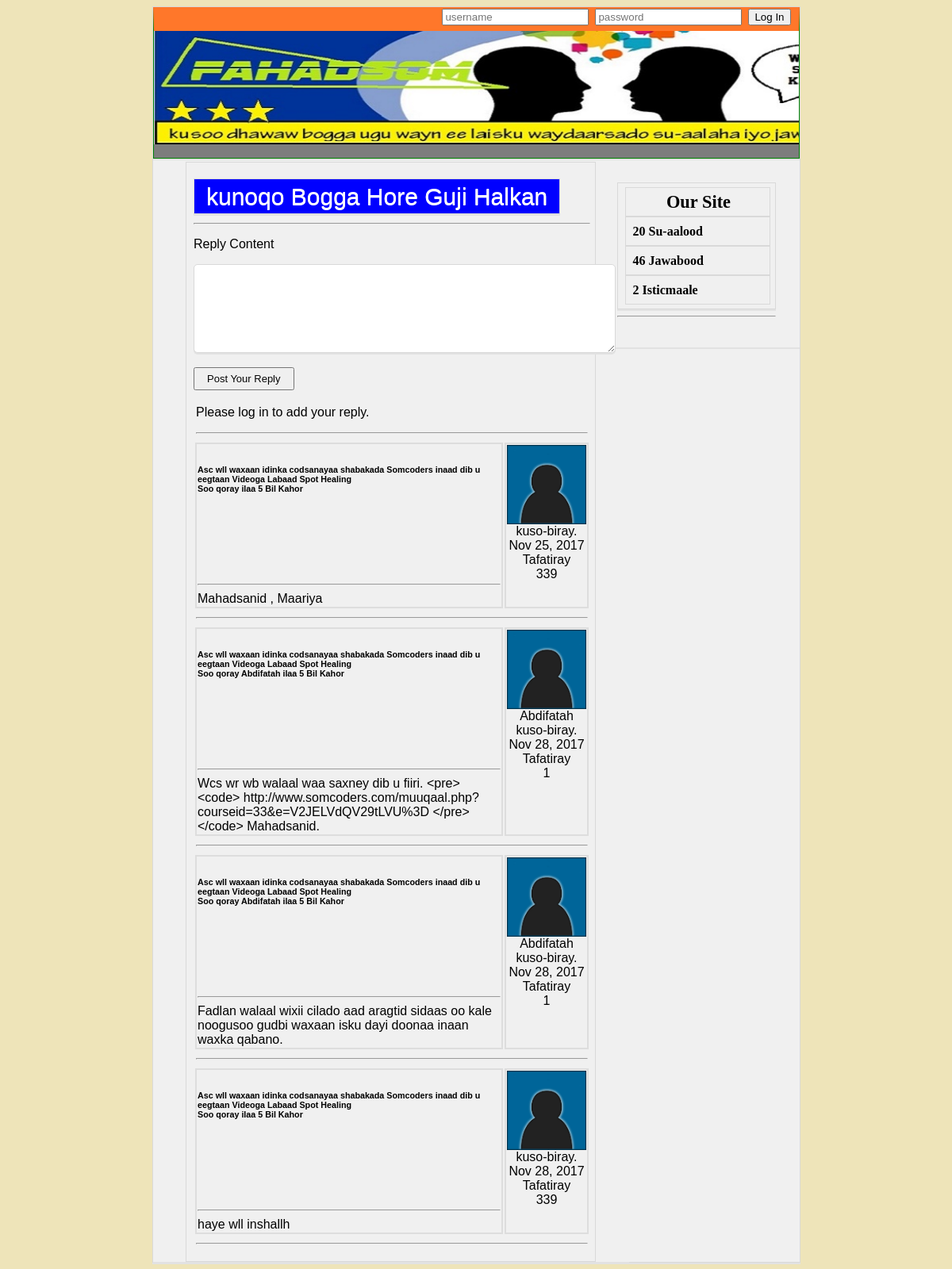
/view_topic.php?cid=9&tid=19, run on the app's committed database.
### tables this page shows
CREATE TABLE `posts` (
  `id` int(11) NOT NULL,
  `category_id` int(11) NOT NULL,
  `topic_id` int(11) NOT NULL,
  `post_creator` int(11) NOT NULL,
  `post_content` text NOT NULL,
  `post_date` datetime NOT NULL
);

CREATE TABLE `topics` (
  `id` int(11) NOT NULL,
  `category_id` int(11) NOT NULL,
  `topic_title` varchar(255) NOT NULL,
  `topic_creator` int(11) NOT NULL,
  `topic_last_user` int(11) NOT NULL DEFAULT '0',
  `topic_date` datetime NOT NULL,
  `topic_reply_date` datetime NOT NULL,
  `topic_views` int(11) NOT NULL DEFAULT '0'
);

CREATE TABLE `users` (
  `id` int(11) NOT NULL,
  `username` varchar(20) NOT NULL,
  `password` varchar(20) NOT NULL
);

### classes/develop_php_library.php (called while the page is built)
<?php
class convertToAgo {
    function convert_datetime($str) {
   		list($date, $time) = explode(' ', $str);
    	list($year, $month, $day) = explode('-', $date);
    	list($hour, $minute, $second) = explode(':', $time);
    	$timestamp = mktime($hour, $minute, $second, $month, $day, $year);
    	return $timestamp;
    }
    function makeAgo($timestamp){
   		$difference = time() - $timestamp;
   		$periods = array("ilbidhiqsi", "Daqiiqo", "Saacadood", "Cisho", "Isbuuc", "Bil", "Sanad", "decade");
   		$lengths = array("60","60","24","7","4.35","12","10");
   		for($j = 0; $difference >= $lengths[$j]; $j++)
   			$difference /= $lengths[$j];
   			$difference = round($difference);
   		if($difference != 1) $periods[$j].= "";
   			$text = "$difference $periods[$j] Kahor";
   			return $text;
    }
}
?>

### view_topic.php (the view, shortened to what this page needs)
<?php include_once("classes/develop_php_library.php"); ?>
<!DOCTYPE html PUBLIC "-//W3C//DTD XHTML 1.0 Transitional//EN" "http://www.w3.org/TR/xhtml1/DTD/xhtml1-transitional.dtd">
<html xmlns="http://www.w3.org/1999/xhtml">
<head>
<link rel="stylesheet" type="text/css" href="style.css" />
</head>
<body>
<div class="container">
	<div id="header">
		<div id="hr">
<?php
if (!isset($_SESSION['uid'])) {
	echo "<form action='login_parse.php' method='post'>
	<input type='text' name='username' placeholder='username'/>&nbsp;
	<input type='password' name='password' placeholder='password'/>&nbsp;
	<input type='submit' name='submit' value='Log In'  />
	";
} else {
	echo "welcome ".$_SESSION['username']." &nbsp| <a href='logout_parse.php'>Logout</a>";
}
?>
		</div>
</div>
		<div id="sidebar2">
<?php
echo "<div id='login'>";
$result=mysql_fetch_array(mysql_query('select count(*) as total from topics' ));
$result2=mysql_fetch_array(mysql_query('select count(*) as total from posts' ));
$result3=mysql_fetch_array(mysql_query('select count(*) as total from users' ));
$result = $result['total'];
$result2 = $result2['total'];
$result3 = $result3['total'];
echo "<h2> Our Site </h2>";
echo "<h4>"."$result Su-aalood";
echo "<br />";
echo "<h4>"."$result2  Jawabood";
echo "<br />";
echo "<h4>". "$result3  Isticmaale". "</h4>";
echo "</div>";
?>
<hr />
</div>
<div id="wrapper">
<?php
echo "<div id='dhig'>";
echo "<p> <a href='index.php'>
kunoqo Bogga Hore Guji Halkan</a></p>";
function getusername($uid) {
	$sql = "SELECT username FROM users WHERE id='".$uid."' LIMIT 1";
	$res = mysql_query($sql) or die(mysql_error());
	$row = mysql_fetch_assoc($res);
	return $row['username'];
}
function convertdate($date) {
	$date = strtotime($date);
	return date("M j, Y ", $date);
}
$cid = $_GET['cid'];
$tid = $_GET['tid'];
$sql = "SELECT * FROM topics WHERE category_id='".$cid."' AND id='".$tid."' LIMIT 1";
$res = mysql_query($sql) or die(mysql_error());
if (mysql_num_rows($res) == 1) {
	echo "<table width='100%'>";
	if ($_SESSION['uid']) { echo "<tr><td colspan='2'><input type='hidden' value='' onClick=\"window.location = 'post_reply.php?cid=".$cid."&tid=".$tid."'\" /><hr />"; } else { echo "<tr><td colspan='2'><p>Please log in to add your reply.</p><hr /></td></tr>"; }
	while ($row = mysql_fetch_assoc($res)) {
		$sql2 = "SELECT * FROM  posts WHERE category_id='".$cid."' AND topic_id='".$tid."'";
		$res2 = mysql_query($sql2) or die(mysql_error());
		while ($row2 = mysql_fetch_assoc($res2)) {
				$date = $row2['post_date'];
			$timeAgoObject = new convertToAgo;
		$convertedTime = ($timeAgoObject -> convert_datetime($date));
		$when = ($timeAgoObject -> makeAgo($convertedTime));
			echo "<tr><td valign='top' style='border: 2px solid #ddd;'><h6>
			<div style='min-height: 125px;'>".$row['topic_title']."<br />
			Soo qoray ".getusername($row2['post_creator'])." ilaa ".$when."</h6><hr />
			".$row2['post_content']."</div></td><td width='100' valign='top' align='center'
			style='border: 2px solid #ddd;'><img src='images/user_default.jpg' width='100' height='100'>
			".getusername($row2['post_creator'])."<br />kuso-biray.<br />"
			.convertdate($row2['post_date'])."<br />Tafatiray<br />" .
			($row2['post_creator'])."
			</td></tr><tr><td colspan='2'><hr /></td></tr>";
		}
	}
} else {
	echo "<p>This topic does not exist.</p>";
}
?>
<hr />
<div id="form">
<form action="post_reply_parse.php" method="post">
<p>Reply Content</p>
<textarea name="reply_content" rows="5" cols="60"></textarea>
<br /><br />
<input type="submit" name="reply_submit" value="Post Your Reply" />
</form>
</div>
</body>
</html>

### style.css (style rules this page uses)
body { background-color: #EEE4B9; }
.container { margin: 0 auto; width: 815px; background: #f0f0f0; border: 1px solid #d9d9d9; box-shadow: 0 2px 0 #e2e2e2; }
#header { height: 140px; border: 1px solid green; padding: 10px; font-size: 30px; text-align: center; border-top:30px solid #FF772A; background-image:url(images/header.jpg); background-color: #7d7d7d; background-size: 930px; background-repeat: no-repeat; box-shadow: 0 2px 0 #e2e2e2; }
#hr { margin-top: -38px; font-weight: bold; color: white; font-size: 16px; float: right; }
#wrapper { margin: 4px 5px 0 0 ; width: 600px; box-shadow: 0 2px 0 #e2e2e2; }
#sidebar2 { float: right; width: 200px; padding: 30px; box-shadow: 0 2px 0 #e2e2e2; }
h2 { background:#3399cc; padding:20px 0; font-size:140%; font-weight:300; text-align:center; color:#fff; border: 1px solid green; }
#login { display: block; background-color: #eee; }
h1,h2, h3, h4 { margin: 0 auto; font-weight: bold; padding: 10px 9px; padding-right: 6px; background: #f0f0f0; color: black; border: 1px solid #d9d9d9; }
#login { color: #555759; font-weight: bold; line-height: 15px; padding: 5px 9px; padding-right: 6px; background: #f0f0f0 url(../images/back/blockhead.png) repeat-x; border: 1px solid #d9d9d9; box-shadow: 0 2px 0 #e2e2e2; }
#dhig { margin: 0 auto; display: block; width: 500px; font-family: Arial,Helvetica,sans-serif; font-weight: 400; background: #f0f0f0; line-height: normal; border: 1px solid #d9d9d9; box-shadow: 0 2px 0 #e2e2e2; padding: 10px 9px; padding-right: 6px; }
#form textarea { border-radius: 5px; height: 100px; padding: 5px; color: blue; font-size: 14px; font-weight: bold; border: 1px solid #d9d9d9; box-shadow: 0 2px 0 #e2e2e2; }
#form input[type="submit"] { color: black; text-shadow: 0 1px 0 white; width: auto; font-size: 13px; padding: 5px 15px; cursor: pointer; }
p a { width: 100px; background-color: blue; color: white; text-shadow: 0 1px 0 white; width: auto; font-size: 30px; padding: 5px 15px; cursor: pointer; border: 1px solid #d9d9d9; box-shadow: 0 2px 0 #e2e2e2; text-decoration: none; }
a { color: #0000ff; }

### data on the page
posts: topic.topic_title "Asc wll waxaan idinka codsanayaa shabakada Somcoders inaad dib u eegtaan Videoga Labaad Spot Healing", post_date "5 Bil Kahor", post_content "Mahadsanid , Maariya", post_date "Nov 25, 2017", post_creator "339"
posts: topic.topic_title "Asc wll waxaan idinka codsanayaa shabakada Somcoders inaad dib u eegtaan Videoga Labaad Spot Healing", post_creator.username "Abdifatah", post_date "5 Bil Kahor", post_content "Wcs wr wb walaal waa saxney dib u fiiri. <pre><code> http://www.somcoders.com/muuqaal.php?courseid=33&e=V2JELVdQV29tLVU%3D </pre></code> Mahadsanid.", post_date "Nov 28, 2017", post_creator "1"
posts: topic.topic_title "Asc wll waxaan idinka codsanayaa shabakada Somcoders inaad dib u eegtaan Videoga Labaad Spot Healing", post_creator.username "Abdifatah", post_date "5 Bil Kahor", post_content "Fadlan walaal wixii cilado aad aragtid sidaas oo kale noogusoo gudbi waxaan isku dayi doonaa inaan waxka qabano.", post_date "Nov 28, 2017", post_creator "1"
posts: topic.topic_title "Asc wll waxaan idinka codsanayaa shabakada Somcoders inaad dib u eegtaan Videoga Labaad Spot Healing", post_date "5 Bil Kahor", post_content "haye wll inshallh", post_date "Nov 28, 2017", post_creator "339"

### other printed values
$result "20"
$result2 "46"
$result3 "2"
